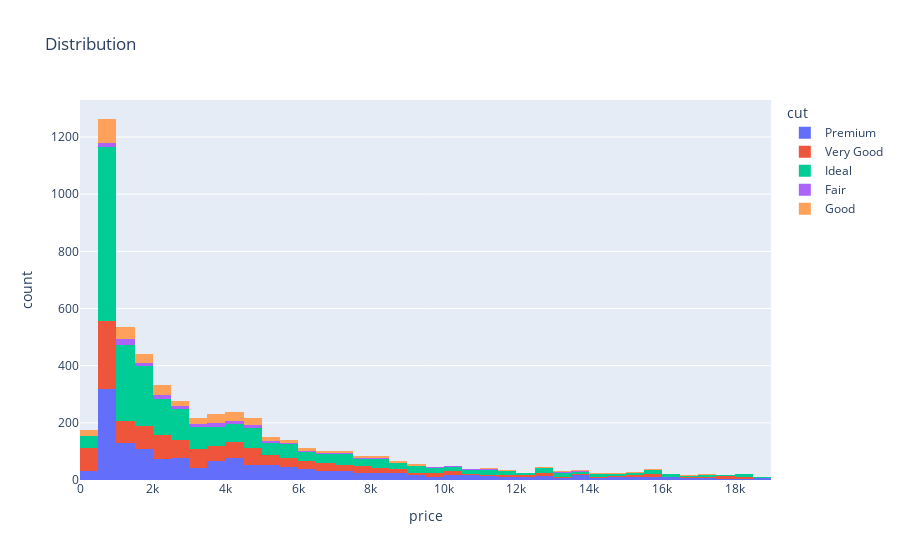

Write notebook code for a chart like this one.
### Code cell
fig = px.histogram(df, x='price',nbins=50,color='cut',
                   title="Distribution")
fig.show()

### Figure 1 — Plotly figure (JSON) as saved in the notebook; plotly's stock layout.template omitted (floating-point values rounded to 4 significant figures; data arrays with more than 128 entries replaced by an {"elided": "..."} marker saying what was removed)
{"data": [{"alignmentgroup": "True", "bingroup": "x", "hovertemplate": "cut=Premium<br>price=%{x}<br>count=%{y}<extra></extra>", "legendgroup": "Premium", "marker": {"color": "#636efa", "pattern": {"shape": ""}}, "name": "Premium", "nbinsx": 50, "offsetgroup": "Premium", "orientation": "v", "showlegend": true, "type": "histogram", "x": {"elided": "1447 int values"}, "xaxis": "x", "yaxis": "y"}, {"alignmentgroup": "True", "bingroup": "x", "hovertemplate": "cut=Very Good<br>price=%{x}<br>count=%{y}<extra></extra>", "legendgroup": "Very Good", "marker": {"color": "#EF553B", "pattern": {"shape": ""}}, "name": "Very Good", "nbinsx": 50, "offsetgroup": "Very Good", "orientation": "v", "showlegend": true, "type": "histogram", "x": {"elided": "1195 int values"}, "xaxis": "x", "yaxis": "y"}, {"alignmentgroup": "True", "bingroup": "x", "hovertemplate": "cut=Ideal<br>price=%{x}<br>count=%{y}<extra></extra>", "legendgroup": "Ideal", "marker": {"color": "#00cc96", "pattern": {"shape": ""}}, "name": "Ideal", "nbinsx": 50, "offsetgroup": "Ideal", "orientation": "v", "showlegend": true, "type": "histogram", "x": {"elided": "2127 int values"}, "xaxis": "x", "yaxis": "y"}, {"alignmentgroup": "True", "bingroup": "x", "hovertemplate": "cut=Fair<br>price=%{x}<br>count=%{y}<extra></extra>", "legendgroup": "Fair", "marker": {"color": "#ab63fa", "pattern": {"shape": ""}}, "name": "Fair", "nbinsx": 50, "offsetgroup": "Fair", "orientation": "v", "showlegend": true, "type": "histogram", "x": {"elided": "168 int values"}, "xaxis": "x", "yaxis": "y"}, {"alignmentgroup": "True", "bingroup": "x", "hovertemplate": "cut=Good<br>price=%{x}<br>count=%{y}<extra></extra>", "legendgroup": "Good", "marker": {"color": "#FFA15A", "pattern": {"shape": ""}}, "name": "Good", "nbinsx": 50, "offsetgroup": "Good", "orientation": "v", "showlegend": true, "type": "histogram", "x": {"elided": "457 int values"}, "xaxis": "x", "yaxis": "y"}], "layout": {"barmode": "relative", "legend": {"title": {"text": "cut"}, "tracegroupgap": 0}, "title": {"text": "Distribution"}, "xaxis": {"anchor": "y", "domain": [0, 1], "title": {"text": "price"}}, "yaxis": {"anchor": "x", "domain": [0, 1], "title": {"text": "count"}}}}
